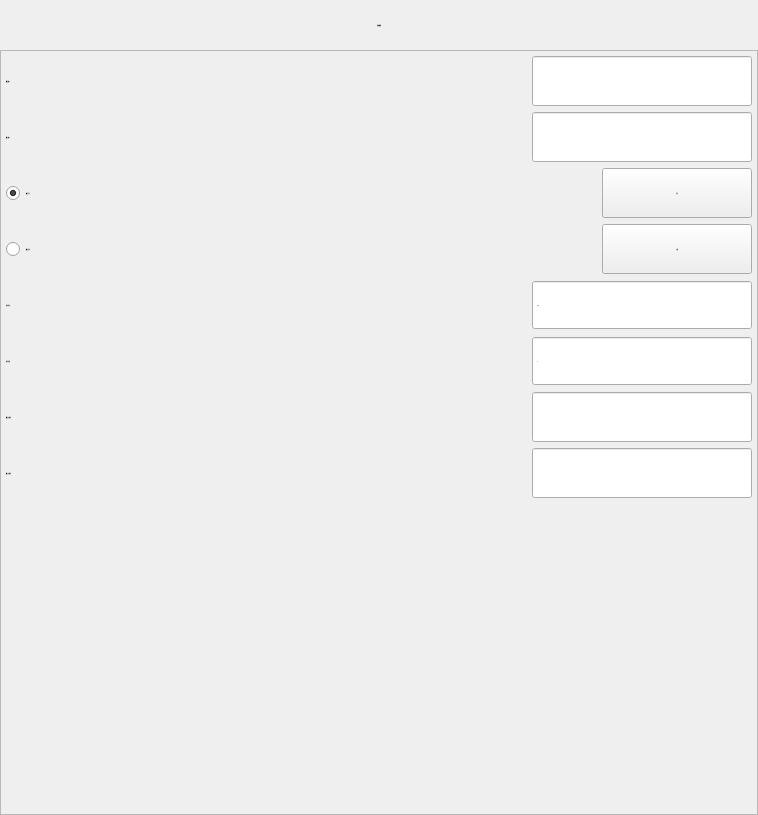
<?xml version="1.0" encoding="UTF-8"?>
<ui version="4.0">
 <class>FormVActVacuum</class>
 <widget class="QWidget" name="FormVActVacuum">
  <property name="geometry">
   <rect>
    <x>0</x>
    <y>0</y>
    <width>758</width>
    <height>815</height>
   </rect>
  </property>
  <property name="minimumSize">
   <size>
    <width>700</width>
    <height>815</height>
   </size>
  </property>
  <property name="maximumSize">
   <size>
    <width>758</width>
    <height>815</height>
   </size>
  </property>
  <property name="font">
   <font>
    <family>微软雅黑</family>
    <pointsize>-1</pointsize>
    <weight>50</weight>
    <italic>false</italic>
    <bold>false</bold>
   </font>
  </property>
  <property name="windowTitle">
   <string notr="true">扩展输出</string>
  </property>
  <property name="toolTip">
   <string notr="true"/>
  </property>
  <property name="statusTip">
   <string notr="true"/>
  </property>
  <property name="whatsThis">
   <string notr="true"/>
  </property>
  <property name="accessibleName">
   <string notr="true"/>
  </property>
  <property name="accessibleDescription">
   <string notr="true"/>
  </property>
  <property name="styleSheet">
   <string notr="true">font: 28px &quot;微软雅黑&quot;;</string>
  </property>
  <property name="windowFilePath">
   <string notr="true"/>
  </property>
  <layout class="QVBoxLayout" name="verticalLayout">
   <property name="spacing">
    <number>0</number>
   </property>
   <property name="margin">
    <number>0</number>
   </property>
   <item>
    <widget class="QLabel" name="labelParaTitle">
     <property name="sizePolicy">
      <sizepolicy hsizetype="Preferred" vsizetype="Fixed">
       <horstretch>0</horstretch>
       <verstretch>0</verstretch>
      </sizepolicy>
     </property>
     <property name="minimumSize">
      <size>
       <width>0</width>
       <height>50</height>
      </size>
     </property>
     <property name="font">
      <font>
       <family>微软雅黑</family>
       <pointsize>-1</pointsize>
       <weight>50</weight>
       <italic>false</italic>
       <bold>false</bold>
      </font>
     </property>
     <property name="styleSheet">
      <string notr="true">QLabel#labelParaTitle
{
	color: black;
	border-image: url(:/img/widget/Panel.png) 0 4 0 4;
	border-left: 4px transparent;
	border-right: 4px transparent;
}
</string>
     </property>
     <property name="text">
      <string>治具参数</string>
     </property>
     <property name="alignment">
      <set>Qt::AlignCenter</set>
     </property>
    </widget>
   </item>
   <item>
    <widget class="QFrame" name="frameExtOut">
     <property name="font">
      <font>
       <family>微软雅黑</family>
       <pointsize>-1</pointsize>
       <weight>50</weight>
       <italic>false</italic>
       <bold>false</bold>
      </font>
     </property>
     <property name="styleSheet">
      <string notr="true"/>
     </property>
     <property name="frameShape">
      <enum>QFrame::StyledPanel</enum>
     </property>
     <property name="frameShadow">
      <enum>QFrame::Plain</enum>
     </property>
     <layout class="QGridLayout" name="gridLayout">
      <property name="margin">
       <number>5</number>
      </property>
      <item row="0" column="0">
       <layout class="QHBoxLayout" name="horizontalLayout">
        <item>
         <widget class="QLabel" name="labelPort">
          <property name="sizePolicy">
           <sizepolicy hsizetype="Expanding" vsizetype="Preferred">
            <horstretch>0</horstretch>
            <verstretch>0</verstretch>
           </sizepolicy>
          </property>
          <property name="minimumSize">
           <size>
            <width>150</width>
            <height>50</height>
           </size>
          </property>
          <property name="maximumSize">
           <size>
            <width>16777215</width>
            <height>50</height>
           </size>
          </property>
          <property name="font">
           <font>
            <family>微软雅黑</family>
            <pointsize>-1</pointsize>
            <weight>50</weight>
            <italic>false</italic>
            <bold>false</bold>
           </font>
          </property>
          <property name="text">
           <string>输出端口：</string>
          </property>
          <property name="buddy">
           <cstring>lineEdit_var</cstring>
          </property>
         </widget>
        </item>
        <item>
         <widget class="xLineEdit" name="lineEdit_var">
          <property name="enabled">
           <bool>true</bool>
          </property>
          <property name="minimumSize">
           <size>
            <width>220</width>
            <height>50</height>
           </size>
          </property>
          <property name="maximumSize">
           <size>
            <width>220</width>
            <height>50</height>
           </size>
          </property>
          <property name="font">
           <font>
            <family>微软雅黑</family>
            <pointsize>-1</pointsize>
            <weight>50</weight>
            <italic>false</italic>
            <bold>false</bold>
           </font>
          </property>
          <property name="focusPolicy">
           <enum>Qt::ClickFocus</enum>
          </property>
          <property name="acceptDrops">
           <bool>false</bool>
          </property>
          <property name="alignment">
           <set>Qt::AlignCenter</set>
          </property>
          <property name="readOnly">
           <bool>true</bool>
          </property>
         </widget>
        </item>
       </layout>
      </item>
      <item row="1" column="0">
       <layout class="QHBoxLayout" name="horizontalLayout_2">
        <item>
         <widget class="QLabel" name="labelPort_in">
          <property name="sizePolicy">
           <sizepolicy hsizetype="Expanding" vsizetype="Preferred">
            <horstretch>0</horstretch>
            <verstretch>0</verstretch>
           </sizepolicy>
          </property>
          <property name="minimumSize">
           <size>
            <width>150</width>
            <height>50</height>
           </size>
          </property>
          <property name="maximumSize">
           <size>
            <width>16777215</width>
            <height>50</height>
           </size>
          </property>
          <property name="font">
           <font>
            <family>微软雅黑</family>
            <pointsize>-1</pointsize>
            <weight>50</weight>
            <italic>false</italic>
            <bold>false</bold>
           </font>
          </property>
          <property name="text">
           <string>输入端口：</string>
          </property>
          <property name="buddy">
           <cstring>lineEdit_var</cstring>
          </property>
         </widget>
        </item>
        <item>
         <widget class="xLineEdit" name="lineEdit_var_in">
          <property name="enabled">
           <bool>true</bool>
          </property>
          <property name="minimumSize">
           <size>
            <width>220</width>
            <height>50</height>
           </size>
          </property>
          <property name="maximumSize">
           <size>
            <width>220</width>
            <height>50</height>
           </size>
          </property>
          <property name="font">
           <font>
            <family>微软雅黑</family>
            <pointsize>-1</pointsize>
            <weight>50</weight>
            <italic>false</italic>
            <bold>false</bold>
           </font>
          </property>
          <property name="focusPolicy">
           <enum>Qt::ClickFocus</enum>
          </property>
          <property name="acceptDrops">
           <bool>false</bool>
          </property>
          <property name="alignment">
           <set>Qt::AlignCenter</set>
          </property>
          <property name="readOnly">
           <bool>true</bool>
          </property>
         </widget>
        </item>
       </layout>
      </item>
      <item row="2" column="0">
       <layout class="QHBoxLayout" name="horizontalLayout_7">
        <item>
         <widget class="xRadioButton" name="radioButton_on">
          <property name="sizePolicy">
           <sizepolicy hsizetype="Expanding" vsizetype="Fixed">
            <horstretch>0</horstretch>
            <verstretch>0</verstretch>
           </sizepolicy>
          </property>
          <property name="minimumSize">
           <size>
            <width>150</width>
            <height>50</height>
           </size>
          </property>
          <property name="maximumSize">
           <size>
            <width>16777215</width>
            <height>50</height>
           </size>
          </property>
          <property name="font">
           <font>
            <family>微软雅黑</family>
            <pointsize>-1</pointsize>
            <weight>50</weight>
            <italic>false</italic>
            <bold>false</bold>
           </font>
          </property>
          <property name="focusPolicy">
           <enum>Qt::NoFocus</enum>
          </property>
          <property name="text">
           <string>输出打开</string>
          </property>
          <property name="iconSize">
           <size>
            <width>32</width>
            <height>32</height>
           </size>
          </property>
          <property name="checked">
           <bool>true</bool>
          </property>
         </widget>
        </item>
        <item>
         <widget class="xPushButton" name="BtnOn">
          <property name="minimumSize">
           <size>
            <width>150</width>
            <height>50</height>
           </size>
          </property>
          <property name="maximumSize">
           <size>
            <width>150</width>
            <height>50</height>
           </size>
          </property>
          <property name="font">
           <font>
            <family>微软雅黑</family>
            <pointsize>-1</pointsize>
            <weight>50</weight>
            <italic>false</italic>
            <bold>false</bold>
           </font>
          </property>
          <property name="focusPolicy">
           <enum>Qt::NoFocus</enum>
          </property>
          <property name="layoutDirection">
           <enum>Qt::RightToLeft</enum>
          </property>
          <property name="text">
           <string extracomment="扩展输出开关">打开</string>
          </property>
         </widget>
        </item>
       </layout>
      </item>
      <item row="3" column="0">
       <layout class="QHBoxLayout" name="horizontalLayout_8">
        <item>
         <widget class="xRadioButton" name="radioButton_off">
          <property name="sizePolicy">
           <sizepolicy hsizetype="Expanding" vsizetype="Fixed">
            <horstretch>0</horstretch>
            <verstretch>0</verstretch>
           </sizepolicy>
          </property>
          <property name="minimumSize">
           <size>
            <width>150</width>
            <height>50</height>
           </size>
          </property>
          <property name="maximumSize">
           <size>
            <width>16777215</width>
            <height>50</height>
           </size>
          </property>
          <property name="font">
           <font>
            <family>微软雅黑</family>
            <pointsize>-1</pointsize>
            <weight>50</weight>
            <italic>false</italic>
            <bold>false</bold>
           </font>
          </property>
          <property name="focusPolicy">
           <enum>Qt::NoFocus</enum>
          </property>
          <property name="text">
           <string>输出关闭</string>
          </property>
          <property name="iconSize">
           <size>
            <width>32</width>
            <height>32</height>
           </size>
          </property>
         </widget>
        </item>
        <item>
         <widget class="xPushButton" name="BtnOff">
          <property name="minimumSize">
           <size>
            <width>150</width>
            <height>50</height>
           </size>
          </property>
          <property name="maximumSize">
           <size>
            <width>150</width>
            <height>50</height>
           </size>
          </property>
          <property name="font">
           <font>
            <family>微软雅黑</family>
            <pointsize>-1</pointsize>
            <weight>50</weight>
            <italic>false</italic>
            <bold>false</bold>
           </font>
          </property>
          <property name="focusPolicy">
           <enum>Qt::NoFocus</enum>
          </property>
          <property name="layoutDirection">
           <enum>Qt::RightToLeft</enum>
          </property>
          <property name="text">
           <string extracomment="扩展输出开关">关闭</string>
          </property>
         </widget>
        </item>
       </layout>
      </item>
      <item row="4" column="0">
       <layout class="QHBoxLayout" name="horizontalLayout_9">
        <item>
         <widget class="QLabel" name="labelDelay">
          <property name="sizePolicy">
           <sizepolicy hsizetype="Expanding" vsizetype="Preferred">
            <horstretch>0</horstretch>
            <verstretch>0</verstretch>
           </sizepolicy>
          </property>
          <property name="minimumSize">
           <size>
            <width>150</width>
            <height>50</height>
           </size>
          </property>
          <property name="maximumSize">
           <size>
            <width>16777215</width>
            <height>50</height>
           </size>
          </property>
          <property name="font">
           <font>
            <family>微软雅黑</family>
            <pointsize>-1</pointsize>
            <weight>50</weight>
            <italic>false</italic>
            <bold>false</bold>
           </font>
          </property>
          <property name="text">
           <string>动作时间：</string>
          </property>
         </widget>
        </item>
        <item>
         <widget class="xDoubleSpinBox" name="BoxDelay">
          <property name="enabled">
           <bool>true</bool>
          </property>
          <property name="sizePolicy">
           <sizepolicy hsizetype="Fixed" vsizetype="Fixed">
            <horstretch>0</horstretch>
            <verstretch>0</verstretch>
           </sizepolicy>
          </property>
          <property name="minimumSize">
           <size>
            <width>220</width>
            <height>50</height>
           </size>
          </property>
          <property name="maximumSize">
           <size>
            <width>220</width>
            <height>50</height>
           </size>
          </property>
          <property name="font">
           <font>
            <family>微软雅黑</family>
            <pointsize>-1</pointsize>
            <weight>50</weight>
            <italic>false</italic>
            <bold>false</bold>
           </font>
          </property>
          <property name="focusPolicy">
           <enum>Qt::ClickFocus</enum>
          </property>
          <property name="acceptDrops">
           <bool>false</bool>
          </property>
          <property name="alignment">
           <set>Qt::AlignLeading|Qt::AlignLeft|Qt::AlignVCenter</set>
          </property>
          <property name="buttonSymbols">
           <enum>QAbstractSpinBox::NoButtons</enum>
          </property>
          <property name="suffix">
           <string notr="true">s</string>
          </property>
          <property name="decimals">
           <number>1</number>
          </property>
          <property name="maximum">
           <double>99.900000000000006</double>
          </property>
          <property name="singleStep">
           <double>0.100000000000000</double>
          </property>
          <property name="HasBtn" stdset="0">
           <bool>true</bool>
          </property>
         </widget>
        </item>
       </layout>
      </item>
      <item row="5" column="0">
       <layout class="QHBoxLayout" name="horizontalLayout_4">
        <item>
         <widget class="QLabel" name="labelInterval">
          <property name="sizePolicy">
           <sizepolicy hsizetype="Expanding" vsizetype="Preferred">
            <horstretch>0</horstretch>
            <verstretch>0</verstretch>
           </sizepolicy>
          </property>
          <property name="minimumSize">
           <size>
            <width>150</width>
            <height>50</height>
           </size>
          </property>
          <property name="maximumSize">
           <size>
            <width>16777215</width>
            <height>50</height>
           </size>
          </property>
          <property name="font">
           <font>
            <family>微软雅黑</family>
            <pointsize>-1</pointsize>
            <weight>50</weight>
            <italic>false</italic>
            <bold>false</bold>
           </font>
          </property>
          <property name="text">
           <string>执行间隔：</string>
          </property>
          <property name="buddy">
           <cstring>lineEdit_var</cstring>
          </property>
         </widget>
        </item>
        <item>
         <widget class="xSpinBox" name="BoxInterval">
          <property name="enabled">
           <bool>true</bool>
          </property>
          <property name="sizePolicy">
           <sizepolicy hsizetype="Fixed" vsizetype="Fixed">
            <horstretch>0</horstretch>
            <verstretch>0</verstretch>
           </sizepolicy>
          </property>
          <property name="minimumSize">
           <size>
            <width>220</width>
            <height>50</height>
           </size>
          </property>
          <property name="maximumSize">
           <size>
            <width>220</width>
            <height>50</height>
           </size>
          </property>
          <property name="font">
           <font>
            <family>微软雅黑</family>
            <pointsize>-1</pointsize>
            <weight>50</weight>
            <italic>false</italic>
            <bold>false</bold>
           </font>
          </property>
          <property name="focusPolicy">
           <enum>Qt::ClickFocus</enum>
          </property>
          <property name="acceptDrops">
           <bool>false</bool>
          </property>
          <property name="alignment">
           <set>Qt::AlignLeading|Qt::AlignLeft|Qt::AlignVCenter</set>
          </property>
          <property name="buttonSymbols">
           <enum>QAbstractSpinBox::NoButtons</enum>
          </property>
          <property name="suffix">
           <string notr="true"/>
          </property>
          <property name="prefix">
           <string notr="true"/>
          </property>
          <property name="minimum">
           <number>0</number>
          </property>
          <property name="maximum">
           <number>999</number>
          </property>
          <property name="value">
           <number>0</number>
          </property>
          <property name="HasBtn" stdset="0">
           <bool>true</bool>
          </property>
         </widget>
        </item>
       </layout>
      </item>
      <item row="6" column="0">
       <layout class="QHBoxLayout" name="horizontalLayout_3">
        <item>
         <widget class="QLabel" name="labelOutputCounter">
          <property name="sizePolicy">
           <sizepolicy hsizetype="Expanding" vsizetype="Preferred">
            <horstretch>0</horstretch>
            <verstretch>0</verstretch>
           </sizepolicy>
          </property>
          <property name="minimumSize">
           <size>
            <width>150</width>
            <height>50</height>
           </size>
          </property>
          <property name="maximumSize">
           <size>
            <width>16777215</width>
            <height>50</height>
           </size>
          </property>
          <property name="font">
           <font>
            <family>微软雅黑</family>
            <pointsize>-1</pointsize>
            <weight>50</weight>
            <italic>false</italic>
            <bold>false</bold>
           </font>
          </property>
          <property name="text">
           <string>输出计数器：</string>
          </property>
          <property name="buddy">
           <cstring>lineEdit_var</cstring>
          </property>
         </widget>
        </item>
        <item>
         <widget class="xLineEdit" name="lineEditOutputCounter">
          <property name="enabled">
           <bool>true</bool>
          </property>
          <property name="minimumSize">
           <size>
            <width>220</width>
            <height>50</height>
           </size>
          </property>
          <property name="maximumSize">
           <size>
            <width>220</width>
            <height>50</height>
           </size>
          </property>
          <property name="font">
           <font>
            <family>微软雅黑</family>
            <pointsize>-1</pointsize>
            <weight>50</weight>
            <italic>false</italic>
            <bold>false</bold>
           </font>
          </property>
          <property name="focusPolicy">
           <enum>Qt::ClickFocus</enum>
          </property>
          <property name="acceptDrops">
           <bool>false</bool>
          </property>
          <property name="alignment">
           <set>Qt::AlignCenter</set>
          </property>
          <property name="readOnly">
           <bool>true</bool>
          </property>
         </widget>
        </item>
       </layout>
      </item>
      <item row="7" column="0">
       <layout class="QHBoxLayout" name="horizontalLayout_10">
        <item>
         <widget class="QLabel" name="labelInputCounter">
          <property name="sizePolicy">
           <sizepolicy hsizetype="Expanding" vsizetype="Preferred">
            <horstretch>0</horstretch>
            <verstretch>0</verstretch>
           </sizepolicy>
          </property>
          <property name="minimumSize">
           <size>
            <width>150</width>
            <height>50</height>
           </size>
          </property>
          <property name="maximumSize">
           <size>
            <width>16777215</width>
            <height>50</height>
           </size>
          </property>
          <property name="font">
           <font>
            <family>微软雅黑</family>
            <pointsize>-1</pointsize>
            <weight>50</weight>
            <italic>false</italic>
            <bold>false</bold>
           </font>
          </property>
          <property name="text">
           <string>输入计数器：</string>
          </property>
          <property name="buddy">
           <cstring>lineEdit_var</cstring>
          </property>
         </widget>
        </item>
        <item>
         <widget class="xLineEdit" name="lineEditInputCounter">
          <property name="enabled">
           <bool>true</bool>
          </property>
          <property name="minimumSize">
           <size>
            <width>220</width>
            <height>50</height>
           </size>
          </property>
          <property name="maximumSize">
           <size>
            <width>220</width>
            <height>50</height>
           </size>
          </property>
          <property name="font">
           <font>
            <family>微软雅黑</family>
            <pointsize>-1</pointsize>
            <weight>50</weight>
            <italic>false</italic>
            <bold>false</bold>
           </font>
          </property>
          <property name="focusPolicy">
           <enum>Qt::ClickFocus</enum>
          </property>
          <property name="acceptDrops">
           <bool>false</bool>
          </property>
          <property name="alignment">
           <set>Qt::AlignCenter</set>
          </property>
          <property name="readOnly">
           <bool>true</bool>
          </property>
         </widget>
        </item>
       </layout>
      </item>
      <item row="8" column="0">
       <spacer name="verticalSpacer">
        <property name="orientation">
         <enum>Qt::Vertical</enum>
        </property>
        <property name="sizeHint" stdset="0">
         <size>
          <width>20</width>
          <height>286</height>
         </size>
        </property>
       </spacer>
      </item>
     </layout>
    </widget>
   </item>
  </layout>
 </widget>
 <customwidgets>
  <customwidget>
   <class>xPushButton</class>
   <extends>QPushButton</extends>
   <header>xpushbutton.h</header>
  </customwidget>
  <customwidget>
   <class>xSpinBox</class>
   <extends>QSpinBox</extends>
   <header>xspinbox.h</header>
   <slots>
    <signal>clicked()</signal>
   </slots>
  </customwidget>
  <customwidget>
   <class>xRadioButton</class>
   <extends>QRadioButton</extends>
   <header>xradiobutton.h</header>
  </customwidget>
  <customwidget>
   <class>xDoubleSpinBox</class>
   <extends>QDoubleSpinBox</extends>
   <header>xdoublespinbox.h</header>
   <slots>
    <signal>clicked()</signal>
   </slots>
  </customwidget>
  <customwidget>
   <class>xLineEdit</class>
   <extends>QLineEdit</extends>
   <header>xlineedit.h</header>
   <slots>
    <signal>clicked()</signal>
    <slot>inputIP()</slot>
   </slots>
  </customwidget>
 </customwidgets>
 <resources/>
 <connections>
  <connection>
   <sender>BoxDelay</sender>
   <signal>clicked()</signal>
   <receiver>FormVActVacuum</receiver>
   <slot>inputDelay()</slot>
   <hints>
    <hint type="sourcelabel">
     <x>282</x>
     <y>251</y>
    </hint>
    <hint type="destinationlabel">
     <x>394</x>
     <y>149</y>
    </hint>
   </hints>
  </connection>
  <connection>
   <sender>BoxInterval</sender>
   <signal>clicked()</signal>
   <receiver>FormVActVacuum</receiver>
   <slot>inputInterval()</slot>
   <hints>
    <hint type="sourcelabel">
     <x>675</x>
     <y>251</y>
    </hint>
    <hint type="destinationlabel">
     <x>394</x>
     <y>149</y>
    </hint>
   </hints>
  </connection>
  <connection>
   <sender>lineEdit_var</sender>
   <signal>clicked()</signal>
   <receiver>FormVActVacuum</receiver>
   <slot>selectPort()</slot>
   <hints>
    <hint type="sourcelabel">
     <x>282</x>
     <y>46</y>
    </hint>
    <hint type="destinationlabel">
     <x>394</x>
     <y>149</y>
    </hint>
   </hints>
  </connection>
  <connection>
   <sender>lineEdit_var_in</sender>
   <signal>clicked()</signal>
   <receiver>FormVActVacuum</receiver>
   <slot>selectPortIn()</slot>
   <hints>
    <hint type="sourcelabel">
     <x>675</x>
     <y>46</y>
    </hint>
    <hint type="destinationlabel">
     <x>394</x>
     <y>149</y>
    </hint>
   </hints>
  </connection>
 </connections>
 <slots>
  <slot>inputDelay()</slot>
  <slot>inputInterval()</slot>
  <slot>selectPort()</slot>
  <slot>extOutOn()</slot>
  <slot>extOutOff()</slot>
  <slot>selectPortIn()</slot>
 </slots>
</ui>
